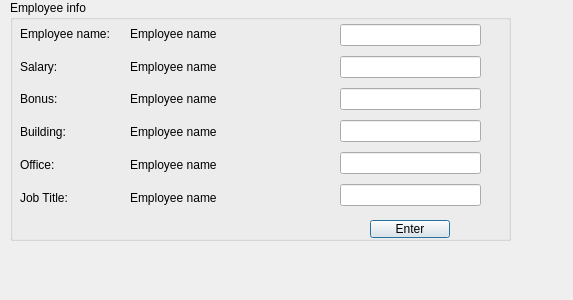
<?xml version="1.0" encoding="UTF-8"?>
<ui version="4.0">
 <class>Dialog</class>
 <widget class="QDialog" name="Dialog">
  <property name="geometry">
   <rect>
    <x>0</x>
    <y>0</y>
    <width>573</width>
    <height>300</height>
   </rect>
  </property>
  <property name="windowTitle">
   <string>Dialog</string>
  </property>
  <widget class="QGroupBox" name="groupBox">
   <property name="geometry">
    <rect>
     <x>10</x>
     <y>0</y>
     <width>501</width>
     <height>241</height>
    </rect>
   </property>
   <property name="title">
    <string>Employee info</string>
   </property>
   <widget class="QWidget" name="layoutWidget">
    <property name="geometry">
     <rect>
      <x>10</x>
      <y>20</y>
      <width>111</width>
      <height>191</height>
     </rect>
    </property>
    <layout class="QVBoxLayout" name="verticalLayout_2">
     <item>
      <widget class="QLabel" name="label_8">
       <property name="text">
        <string>Employee name:</string>
       </property>
      </widget>
     </item>
     <item>
      <widget class="QLabel" name="label_10">
       <property name="text">
        <string>Salary:</string>
       </property>
      </widget>
     </item>
     <item>
      <widget class="QLabel" name="label_11">
       <property name="text">
        <string>Bonus:</string>
       </property>
      </widget>
     </item>
     <item>
      <widget class="QLabel" name="label_12">
       <property name="text">
        <string>Building:</string>
       </property>
      </widget>
     </item>
     <item>
      <widget class="QLabel" name="label_13">
       <property name="text">
        <string>Office:</string>
       </property>
      </widget>
     </item>
     <item>
      <widget class="QLabel" name="label_14">
       <property name="text">
        <string>Job Title:</string>
       </property>
      </widget>
     </item>
    </layout>
   </widget>
   <widget class="QWidget" name="layoutWidget">
    <property name="geometry">
     <rect>
      <x>120</x>
      <y>20</y>
      <width>211</width>
      <height>191</height>
     </rect>
    </property>
    <layout class="QVBoxLayout" name="verticalLayout">
     <item>
      <widget class="QLabel" name="label">
       <property name="text">
        <string>Employee name</string>
       </property>
      </widget>
     </item>
     <item>
      <widget class="QLabel" name="label_3">
       <property name="text">
        <string>Employee name</string>
       </property>
      </widget>
     </item>
     <item>
      <widget class="QLabel" name="label_4">
       <property name="text">
        <string>Employee name</string>
       </property>
      </widget>
     </item>
     <item>
      <widget class="QLabel" name="label_5">
       <property name="text">
        <string>Employee name</string>
       </property>
      </widget>
     </item>
     <item>
      <widget class="QLabel" name="label_6">
       <property name="text">
        <string>Employee name</string>
       </property>
      </widget>
     </item>
     <item>
      <widget class="QLabel" name="label_7">
       <property name="text">
        <string>Employee name</string>
       </property>
      </widget>
     </item>
    </layout>
   </widget>
   <widget class="QPushButton" name="pushButton">
    <property name="geometry">
     <rect>
      <x>360</x>
      <y>220</y>
      <width>80</width>
      <height>18</height>
     </rect>
    </property>
    <property name="text">
     <string>Enter</string>
    </property>
   </widget>
  </widget>
  <widget class="QWidget" name="layoutWidget">
   <property name="geometry">
    <rect>
     <x>340</x>
     <y>20</y>
     <width>141</width>
     <height>191</height>
    </rect>
   </property>
   <layout class="QVBoxLayout" name="verticalLayout_3">
    <item>
     <widget class="QLineEdit" name="lineEdit"/>
    </item>
    <item>
     <widget class="QLineEdit" name="lineEdit_2"/>
    </item>
    <item>
     <widget class="QLineEdit" name="lineEdit_3"/>
    </item>
    <item>
     <widget class="QLineEdit" name="lineEdit_4"/>
    </item>
    <item>
     <widget class="QLineEdit" name="lineEdit_5"/>
    </item>
    <item>
     <widget class="QLineEdit" name="lineEdit_6"/>
    </item>
   </layout>
  </widget>
 </widget>
 <resources/>
 <connections/>
</ui>
